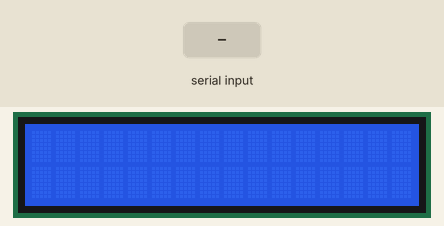
Simulated run of this sketch. Board: Arduino Uno, built with avr-gcc and run on an emulated ATmega328P. Parts: 16×2 character LCD. The inputs (shaded band) are chosen by the test bench.

Above: at 1.2 s.
1.3 s: "1" received over Serial
At 3.0 s:
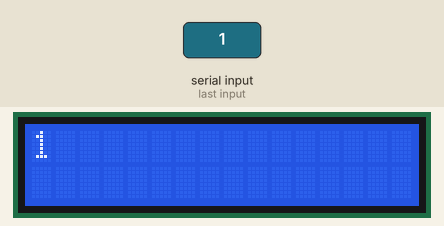
3.8 s: "0" received over Serial
At 6.0 s:
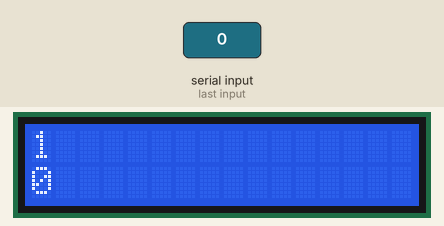
6.3 s: "2" received over Serial
At 8.0 s:
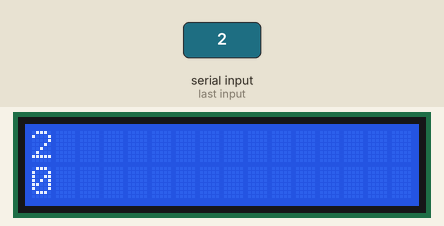
Timing chart, 0 to 9.5 s (numbered marks = the images above; inputs shaded):
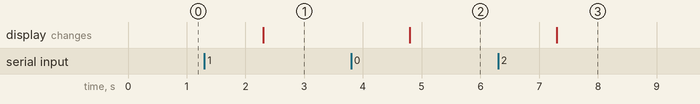

Measured:
- after the input at 1.3 s, the display: changes after 1.0 s (image 1)
- after the input at 3.8 s, the display: changes after 1.0 s (image 2)
- after the input at 6.3 s, the display: changes after 1.0 s (image 3)

The sketch:

sketch_LCD.ino
```cpp
#include <LiquidCrystal.h>

#define LCD_RS_PIN A5
#define LCD_E_PIN A4  // using as digital pin
#define LCD_D4_PIN 6
#define LCD_D5_PIN 7
#define LCD_D6_PIN 8
#define LCD_D7_PIN 9


LiquidCrystal lcd(LCD_RS_PIN, LCD_E_PIN, LCD_D4_PIN, LCD_D5_PIN, LCD_D6_PIN, LCD_D7_PIN);

String lineFirst = "", lineSecond = "";
int currentLine = 0;

void setup() {
  Serial.begin(115200);
  lcd.begin(16, 2);
  //lcd.setCursor(x,y);// setting cursor at x,y , x=0 to 15 , y=0 to 1
  // lcd.setCursor(3, 0);
  // lcd.print("Hello");
  // lcd.setCursor(1, 1);
  // lcd.print("World");
  // delay(1000);
  // lcd.print("Arduino");
  // lcd.setCursor(0, 0);
  // lcd.print("I love you ");
  // lcd.setCursor(0, 1);
  // lcd.print("meri pyaari Shab ");

  //read the string from Serail
  //print on LCD , input first ->line 1 , input second -> line 2
  //validate userInput <16
}

void loop() {

  if (Serial.available() > 0) {
    if (currentLine == 0) {
      lineFirst = Serial.readString();
      currentLine = 1;
    } else  {
      lineSecond = Serial.readString();
      currentLine = 0;
    }
  }

  lcd.setCursor(0, 0);
  lcd.print(lineFirst);
  lcd.setCursor(0, 1);
  lcd.print(lineSecond);
}
```
